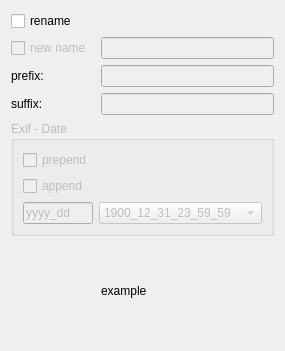
<?xml version="1.0" encoding="UTF-8"?>
<ui version="4.0">
 <class>Widget</class>
 <widget class="QWidget" name="Widget">
  <property name="geometry">
   <rect>
    <x>0</x>
    <y>0</y>
    <width>247</width>
    <height>351</height>
   </rect>
  </property>
  <property name="windowTitle">
   <string notr="true">Form</string>
  </property>
  <layout class="QGridLayout" name="gridLayout">
   <item row="4" column="0" colspan="3">
    <widget class="QGroupBox" name="exifGroupBox">
     <property name="enabled">
      <bool>false</bool>
     </property>
     <property name="title">
      <string>Exif - Date</string>
     </property>
     <layout class="QGridLayout" name="gridLayout_3">
      <item row="0" column="0">
       <widget class="QCheckBox" name="prependExifCheckBox">
        <property name="text">
         <string>prepend</string>
        </property>
       </widget>
      </item>
      <item row="1" column="0">
       <widget class="QCheckBox" name="appendExifCheckBox">
        <property name="text">
         <string>append</string>
        </property>
       </widget>
      </item>
      <item row="2" column="0">
       <widget class="QLineEdit" name="exifLineEdit">
        <property name="text">
         <string notr="true">yyyy_dd</string>
        </property>
       </widget>
      </item>
      <item row="2" column="1">
       <widget class="QComboBox" name="comboBox">
        <item>
         <property name="text">
          <string notr="true">1900_12_31_23_59_59</string>
         </property>
        </item>
        <item>
         <property name="text">
          <string notr="true">1900_12_31</string>
         </property>
        </item>
        <item>
         <property name="text">
          <string notr="true">31_12_1900</string>
         </property>
        </item>
        <item>
         <property name="text">
          <string notr="true">31_12_23_59</string>
         </property>
        </item>
       </widget>
      </item>
     </layout>
    </widget>
   </item>
   <item row="1" column="1" colspan="2">
    <widget class="QLineEdit" name="newNameLineEdit">
     <property name="enabled">
      <bool>false</bool>
     </property>
    </widget>
   </item>
   <item row="1" column="0">
    <widget class="QCheckBox" name="newNameCheckBox">
     <property name="enabled">
      <bool>false</bool>
     </property>
     <property name="text">
      <string>new name</string>
     </property>
    </widget>
   </item>
   <item row="3" column="0">
    <widget class="QLabel" name="label_2">
     <property name="text">
      <string>suffix:</string>
     </property>
    </widget>
   </item>
   <item row="2" column="0">
    <widget class="QLabel" name="label">
     <property name="text">
      <string>prefix:</string>
     </property>
    </widget>
   </item>
   <item row="0" column="0">
    <widget class="QCheckBox" name="renameCheckBox">
     <property name="text">
      <string>rename</string>
     </property>
    </widget>
   </item>
   <item row="3" column="1" colspan="2">
    <widget class="QLineEdit" name="suffixLineEdit">
     <property name="enabled">
      <bool>false</bool>
     </property>
    </widget>
   </item>
   <item row="2" column="1" colspan="2">
    <widget class="QLineEdit" name="prefixLineEdit">
     <property name="enabled">
      <bool>false</bool>
     </property>
    </widget>
   </item>
   <item row="6" column="1" colspan="2">
    <widget class="QLabel" name="exampleLabel">
     <property name="lineWidth">
      <number>1</number>
     </property>
     <property name="text">
      <string>example</string>
     </property>
    </widget>
   </item>
  </layout>
 </widget>
 <resources/>
 <connections>
  <connection>
   <sender>newNameCheckBox</sender>
   <signal>toggled(bool)</signal>
   <receiver>newNameLineEdit</receiver>
   <slot>setEnabled(bool)</slot>
   <hints>
    <hint type="sourcelabel">
     <x>48</x>
     <y>92</y>
    </hint>
    <hint type="destinationlabel">
     <x>110</x>
     <y>92</y>
    </hint>
   </hints>
  </connection>
  <connection>
   <sender>renameCheckBox</sender>
   <signal>toggled(bool)</signal>
   <receiver>prefixLineEdit</receiver>
   <slot>setEnabled(bool)</slot>
   <hints>
    <hint type="sourcelabel">
     <x>67</x>
     <y>70</y>
    </hint>
    <hint type="destinationlabel">
     <x>96</x>
     <y>119</y>
    </hint>
   </hints>
  </connection>
  <connection>
   <sender>renameCheckBox</sender>
   <signal>toggled(bool)</signal>
   <receiver>suffixLineEdit</receiver>
   <slot>setEnabled(bool)</slot>
   <hints>
    <hint type="sourcelabel">
     <x>57</x>
     <y>70</y>
    </hint>
    <hint type="destinationlabel">
     <x>98</x>
     <y>144</y>
    </hint>
   </hints>
  </connection>
  <connection>
   <sender>renameCheckBox</sender>
   <signal>toggled(bool)</signal>
   <receiver>newNameCheckBox</receiver>
   <slot>setEnabled(bool)</slot>
   <hints>
    <hint type="sourcelabel">
     <x>37</x>
     <y>65</y>
    </hint>
    <hint type="destinationlabel">
     <x>38</x>
     <y>86</y>
    </hint>
   </hints>
  </connection>
  <connection>
   <sender>renameCheckBox</sender>
   <signal>toggled(bool)</signal>
   <receiver>newNameLineEdit</receiver>
   <slot>setEnabled(bool)</slot>
   <hints>
    <hint type="sourcelabel">
     <x>79</x>
     <y>70</y>
    </hint>
    <hint type="destinationlabel">
     <x>142</x>
     <y>94</y>
    </hint>
   </hints>
  </connection>
  <connection>
   <sender>renameCheckBox</sender>
   <signal>toggled(bool)</signal>
   <receiver>exifGroupBox</receiver>
   <slot>setEnabled(bool)</slot>
   <hints>
    <hint type="sourcelabel">
     <x>44</x>
     <y>23</y>
    </hint>
    <hint type="destinationlabel">
     <x>119</x>
     <y>158</y>
    </hint>
   </hints>
  </connection>
 </connections>
</ui>
